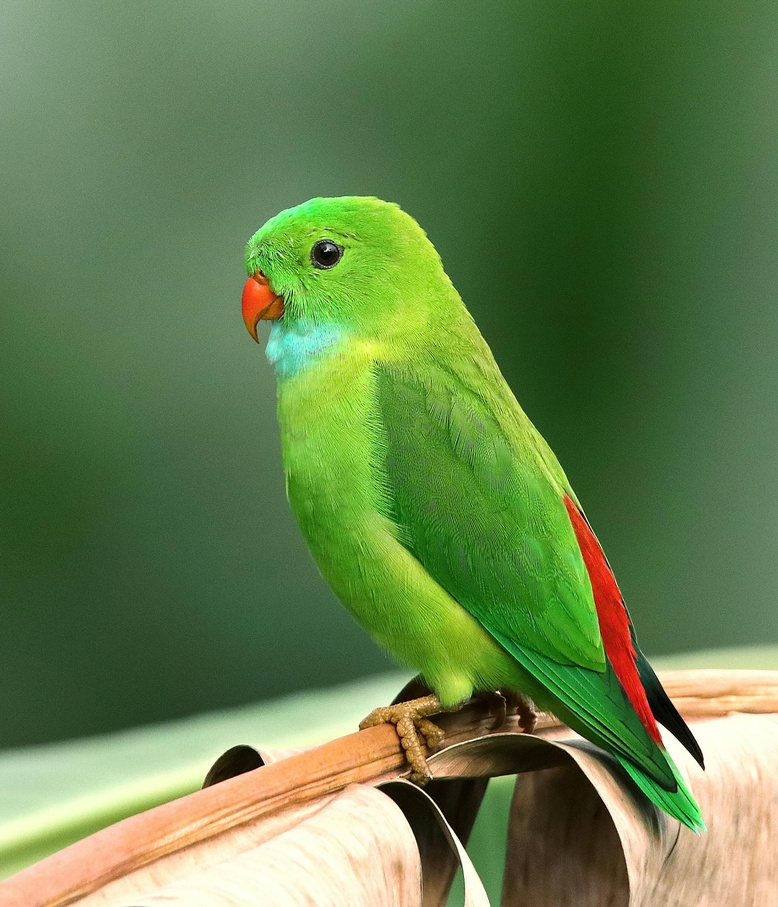
#> input picture Image Processing/photos/bird.jpg, 778 x 907 px, shrunk from 2250 x 2625 before the run, found by its file name
$ python Ideal_Filters.py
#> lines starting #> are read from the running program, lines starting #| are printed output that depends on the picture; after the words box and inside, x2 and y2 are one past the last pixel; in counts of white or black regions, pixels touching at a corner belong together
# This is the Ideal Filters implementation
import cv2 as cv
import matplotlib.pyplot as plt
import numpy as np


def ideal_filter(image_path, cutoff, filter_type):
#> called with image_path = 'photos/bird.jpg', cutoff = 30, filter_type = 'lowpass'
    gray_image = cv.imread(image_path, cv.IMREAD_GRAYSCALE)
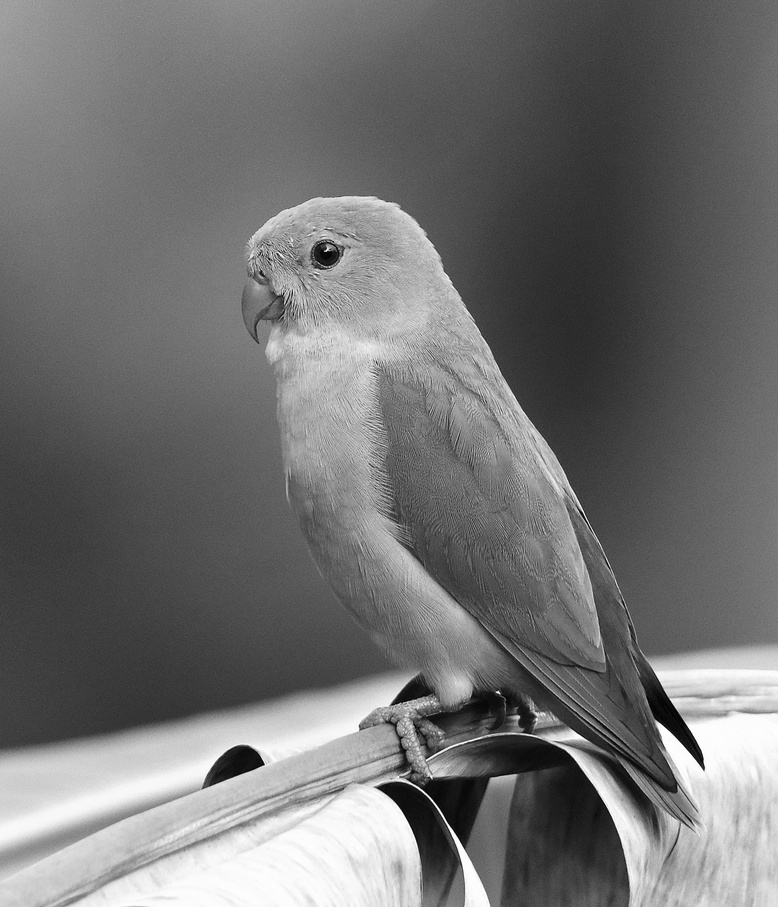
#> gray_image: shape (907, 778); min 0, max 255, mean 113.4

    # Fourier Transform
    f_transform = np.fft.fftshift(np.fft.fft2(gray_image))

    # Construct the Ideal Filter
    rows, cols = gray_image.shape
#> rows = 907; cols = 778
    crow, ccol = rows // 2 , cols // 2
#> crow = 453; ccol = 389
    mask = np.zeros((rows, cols), np.float32)
    for i in range(rows):
        for j in range(cols):
            dist = np.sqrt((i-crow)**2 + (j-ccol)**2)
            if filter_type == 'lowpass' and dist <= cutoff:
                mask[i, j] = 1
            elif filter_type == 'highpass' and dist > cutoff:
                mask[i, j] = 1
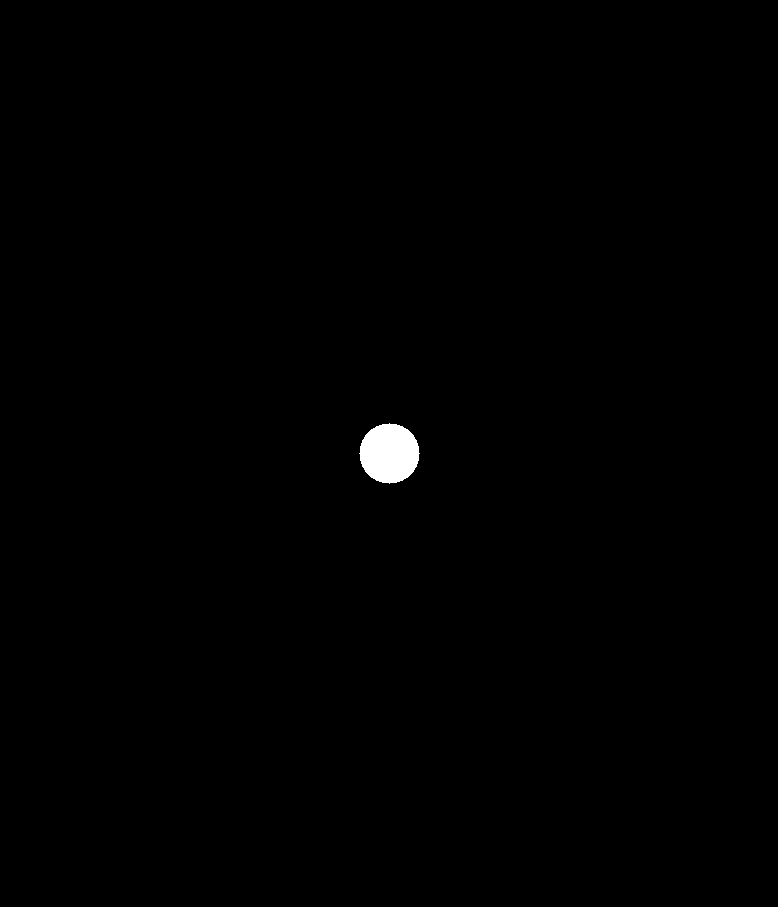
#> mask: shape (907, 778) float32; values 0 (black) and 1 (white), 0.4% white; 1 white region, box (x1, y1, x2, y2) and area: (359, 423, 420, 484) 2821

    # Apply the Ideal Filter
    f_transform_filtered = f_transform * mask
    filtered_image = np.abs(np.fft.ifft2(np.fft.ifftshift(f_transform_filtered)))
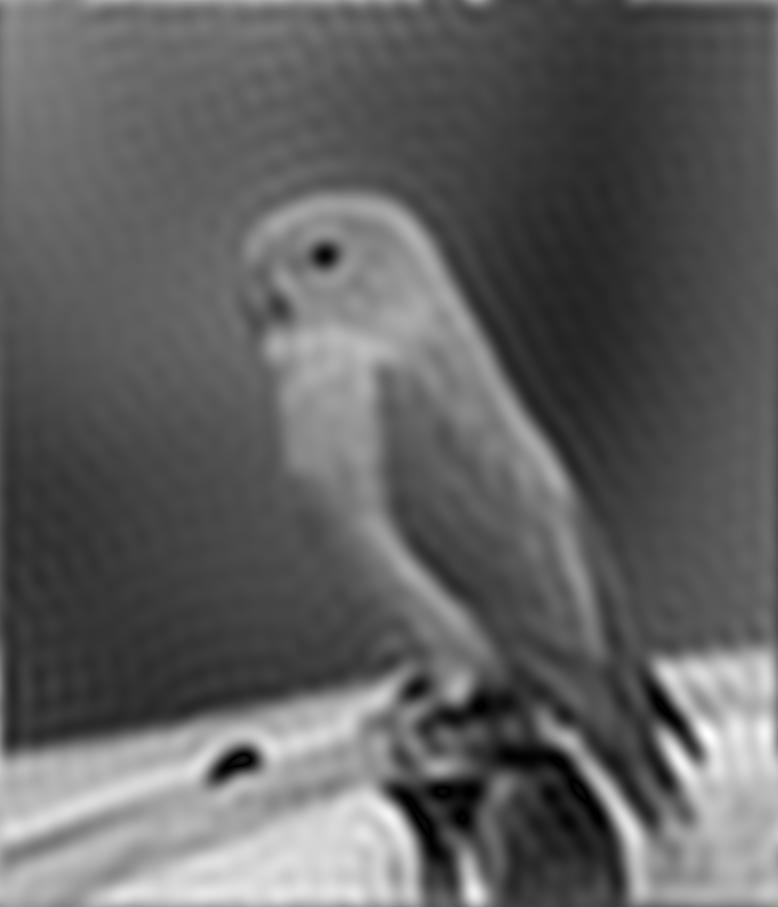
#> filtered_image: shape (907, 778) float64; min 0.00483, max 295.2, mean 113.5; drawn with min black and max white

    return gray_image, np.uint8(filtered_image)

image_path = 'photos/bird.jpg'

# Lowpass Filter with cutoff at 30
gray_image_low, lowpass_filtered_image = ideal_filter(image_path, 30, 'lowpass')
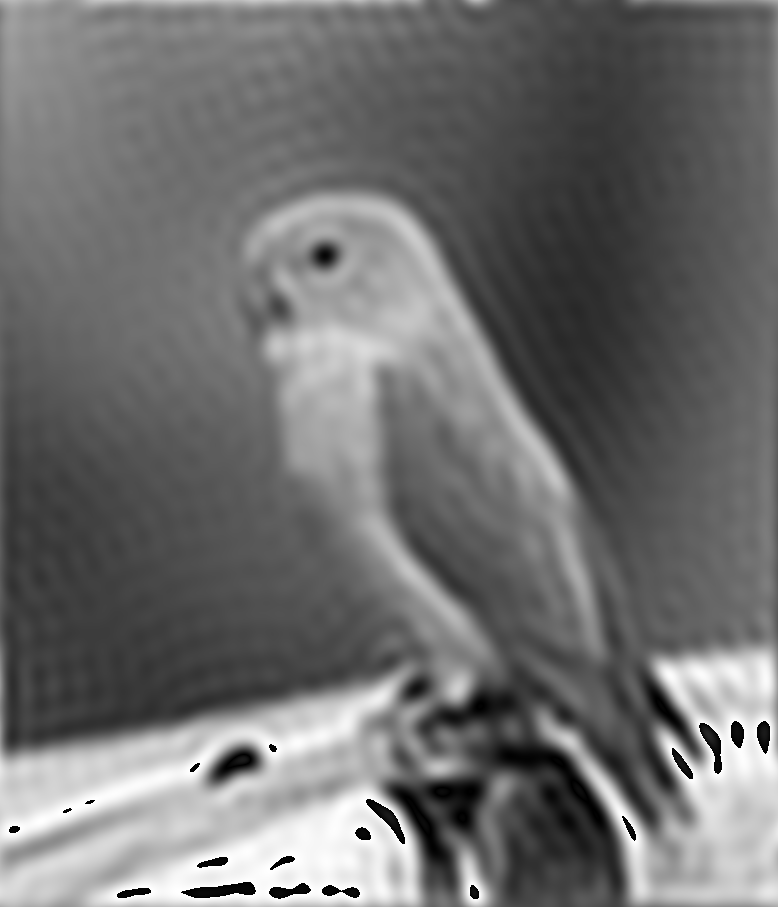
#> lowpass_filtered_image: shape (907, 778); min 0, max 255, mean 111.4

# Highpass Filter with cutoff at 30
gray_image_high, highpass_filtered_image = ideal_filter(image_path, 30, 'highpass')
#> call 2 of ideal_filter, with image_path = 'photos/bird.jpg', cutoff = 30, filter_type = 'highpass'
#> in ideal_filter (call 2), `filtered_image = np.abs(np.fft.ifft2(np.fft.ifftshift(f_transform_filt..`:
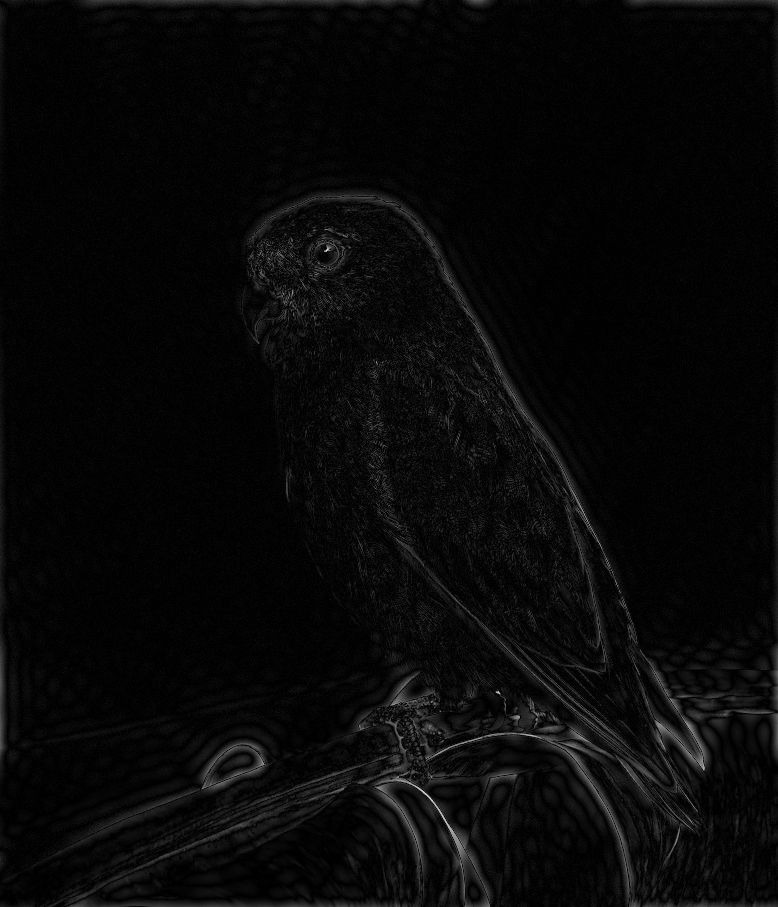
#> filtered_image: shape (907, 778) float64; min 5.36e-08, max 228.8, mean 8.6

fig, axes = plt.subplots(1, 3, figsize=(18, 6))
axes[0].imshow(gray_image_low, cmap='gray')
axes[0].set_title("Original Image")
axes[0].axis("off")
axes[1].imshow(lowpass_filtered_image, cmap='gray')
axes[1].set_title("Ideal Lowpass Filter")
axes[1].axis("off")
axes[2].imshow(highpass_filtered_image, cmap='gray')
axes[2].set_title("Ideal Highpass Filter")
axes[2].axis("off")
plt.show()

$ run again, with Image Processing/photos/11.jpg copied over Image Processing/photos/bird.jpg
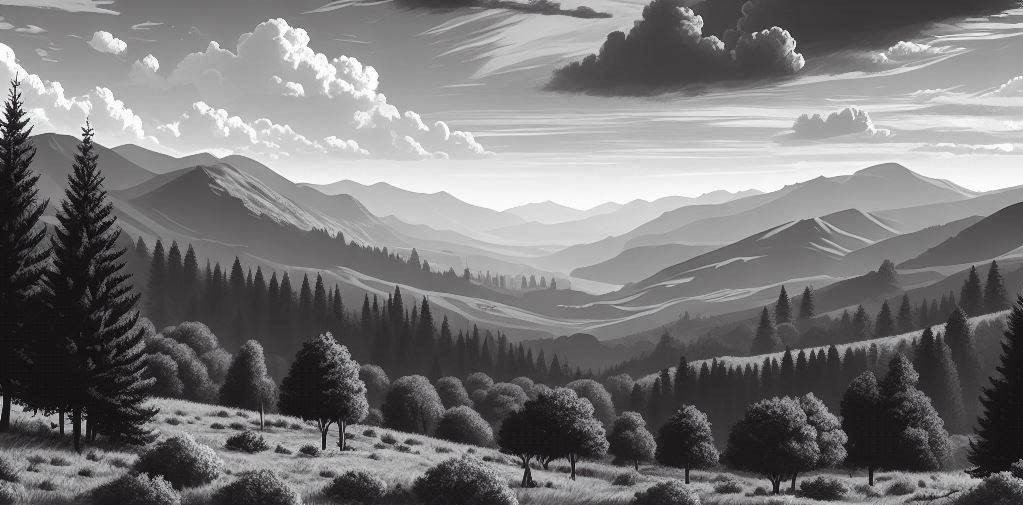
#> input picture Image Processing/photos/11.jpg, 1023 x 505 px, found by its file name
#> in ideal_filter (call 2), `filtered_image = np.abs(np.fft.ifft2(np.fft.ifftshift(f_transform_filt..`:
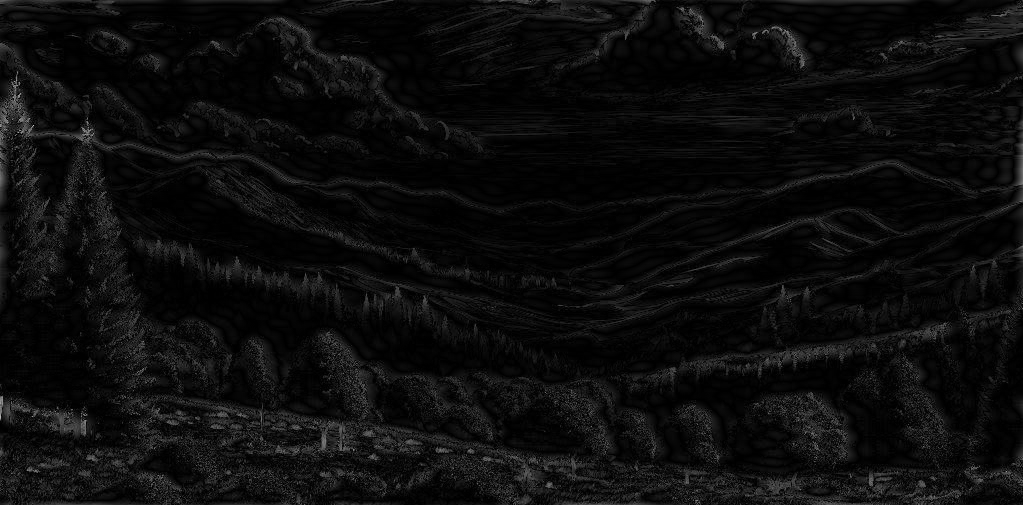
#> filtered_image: shape (505, 1023) float64; min 5.61e-06, max 200.7, mean 12.9
#> `plt.show()`:
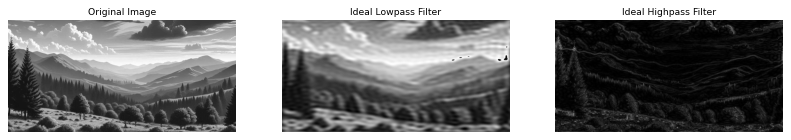
#> figure drawn by matplotlib, 3 panels

$ run again, with Image Processing/photos/3.jpg copied over Image Processing/photos/bird.jpg
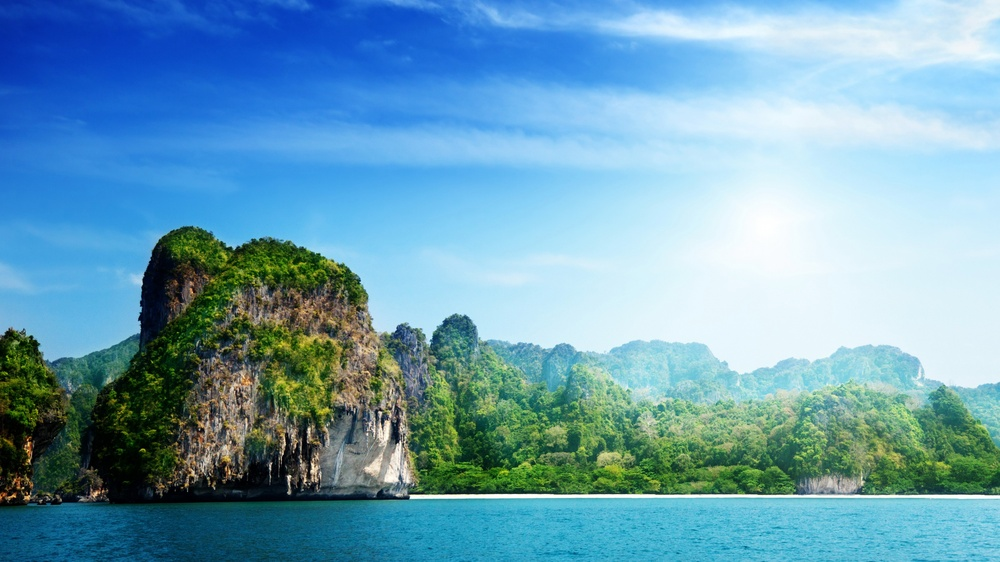
#> input picture Image Processing/photos/3.jpg, 1000 x 562 px, shrunk from 3840 x 2160 before the run, found by its file name
#> in ideal_filter, `gray_image = cv.imread(image_path, cv.IMREAD_GRAYSCALE)`:
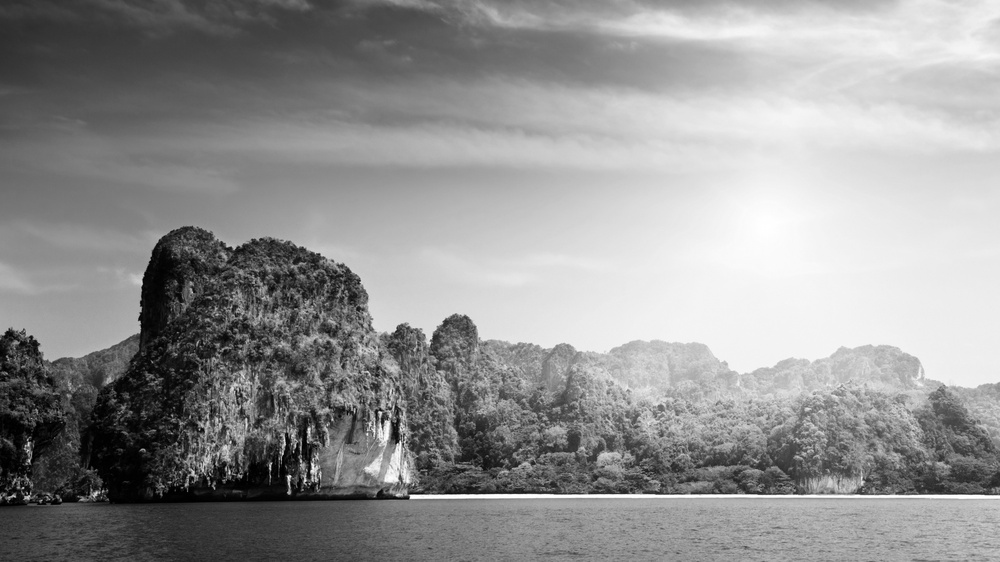
#> gray_image: shape (562, 1000); min 0, max 255, mean 146.8
#> in ideal_filter (call 2), `filtered_image = np.abs(np.fft.ifft2(np.fft.ifftshift(f_transform_filt..`:
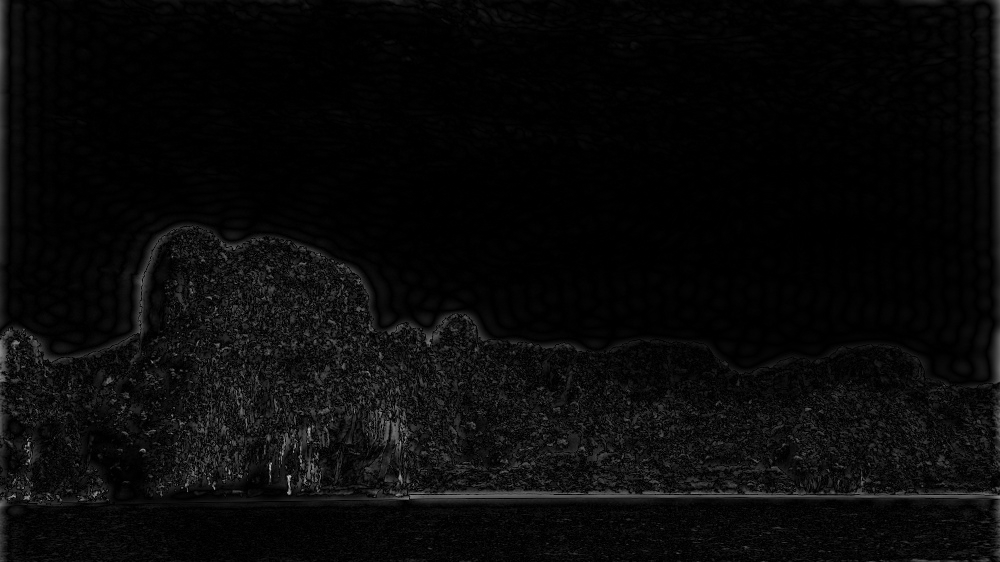
#> filtered_image: shape (562, 1000) float64; min 9.45e-06, max 202.8, mean 9.7
